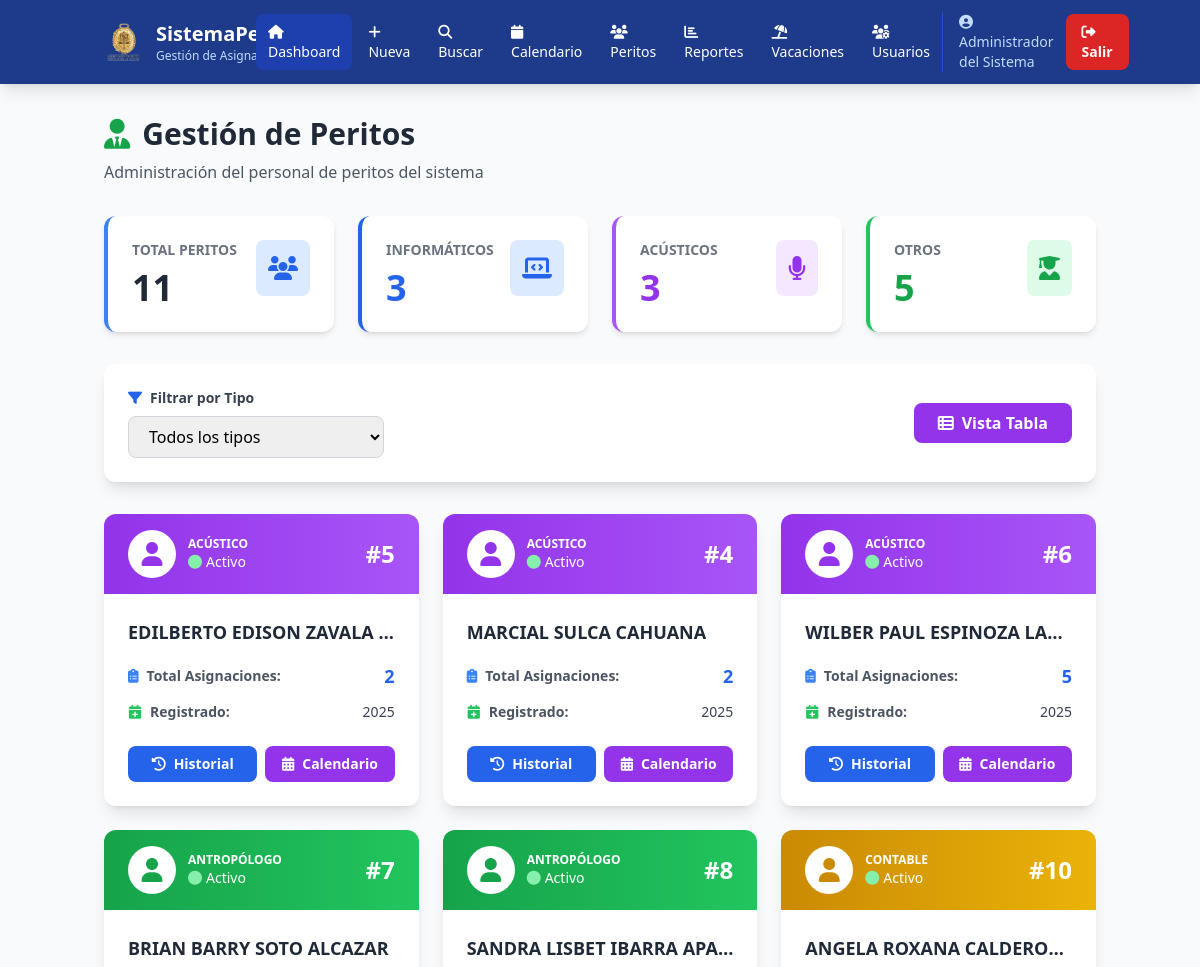
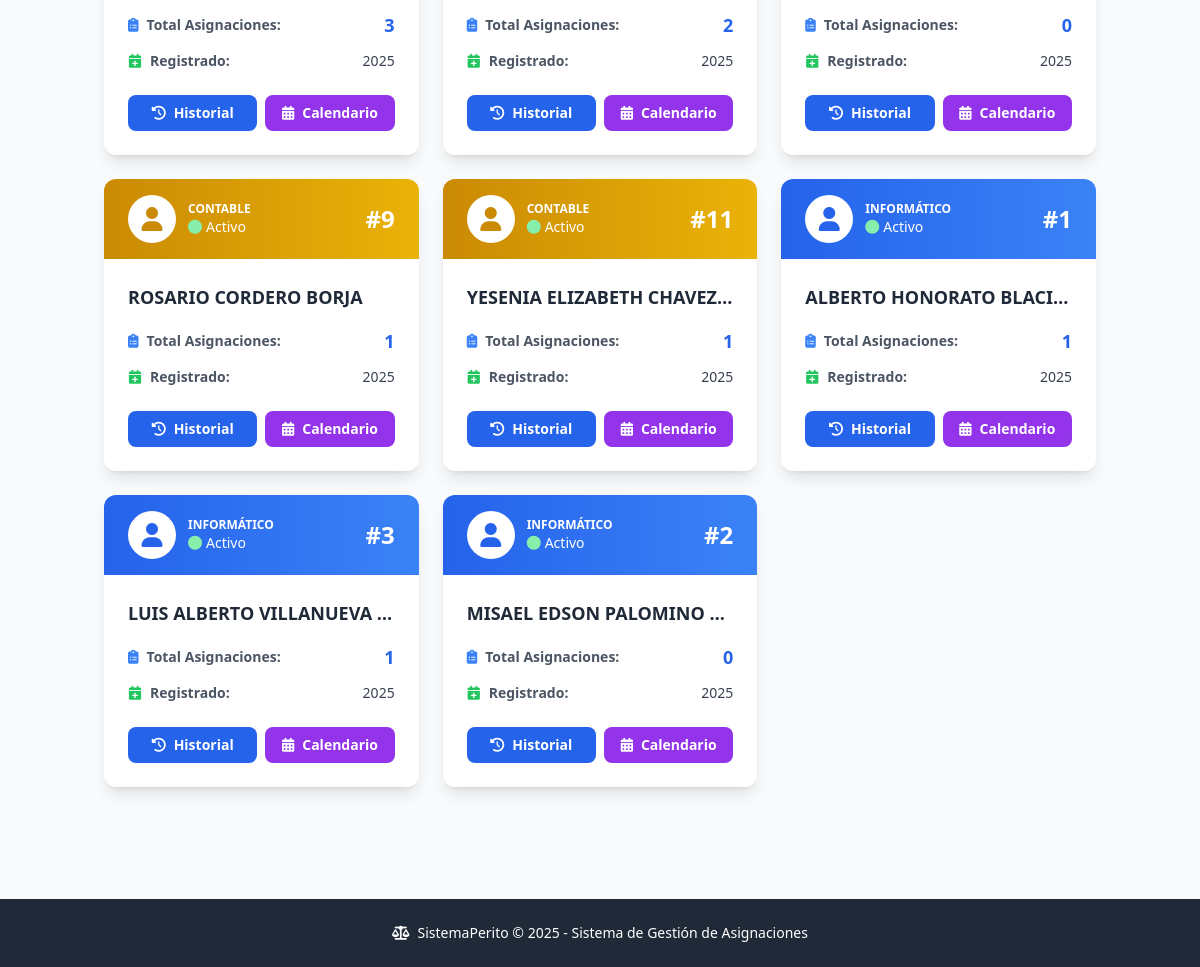
/peritos (signed in), run on the app's committed database (2 pictures, top to bottom).
### tables this page shows
CREATE TABLE peritos (
            id INTEGER PRIMARY KEY AUTOINCREMENT,
            nombre_completo TEXT NOT NULL,
            tipo TEXT NOT NULL,
            estado TEXT DEFAULT 'Activo',
            fecha_creacion TIMESTAMP DEFAULT CURRENT_TIMESTAMP
        );

### app.py (the view)
@app.route('/peritos')
@login_required  # ← AGREGAR
def peritos():
    conn = sqlite3.connect('database.db')
    cursor = conn.cursor()
    cursor.execute('SELECT * FROM peritos ORDER BY tipo, nombre_completo')
    peritos_list = []
    for row in cursor.fetchall():
        cursor.execute('SELECT COUNT(*) FROM asignaciones WHERE perito_id = ?', (row[0],))
        total_asignaciones = cursor.fetchone()[0]
        peritos_list.append({
            'id': row[0],
            'nombre': row[1],
            'tipo': row[2],
            'estado': row[3],
            'total_asignaciones': total_asignaciones
        })
    conn.close()
    return render_template('core/peritos.html', peritos=peritos_list)

### app.py (called while the page is built)
def login_required(f):
    @wraps(f)
    def decorated_function(*args, **kwargs):
        if 'usuario_id' not in session:
            return redirect(url_for('login'))
        return f(*args, **kwargs)
    return decorated_function

### templates/core/peritos.html (shortened to what this page needs)
<!DOCTYPE html>
<html lang="es">
<head>
    <script src="https://cdn.tailwindcss.com"></script>
    <link rel="stylesheet" href="https://cdnjs.cloudflare.com/ajax/libs/font-awesome/6.4.0/css/all.min.css">
</head>
<body class="bg-gray-50">
    <nav class="bg-blue-900 text-white shadow-lg">
        <div class="container mx-auto px-4">
            <div class="flex justify-between items-center py-3">
                <div class="flex items-center space-x-3">
                    <img src="{{ url_for('static', filename='imagenes/logompo.png') }}" alt="Logo" class="w-10 h-10 object-contain">
                    <div class="hidden md:block">
                        <h1 class="text-xl font-bold">SistemaPerito</h1>
                        <p class="text-xs text-blue-200">Gestión de Asignaciones</p>
                    </div>
                </div>
                <div class="flex items-center space-x-1">
                    <a href="/" class="px-3 py-2 bg-blue-800 rounded-lg hover:bg-blue-700 transition text-sm">
                        <i class="fas fa-home mr-1"></i>Dashboard
                    </a>
                    <a href="/nuevo" class="px-3 py-2 rounded-lg hover:bg-blue-800 transition text-sm">
                        <i class="fas fa-plus mr-1"></i>Nueva
                    </a>
                    <a href="/buscar" class="px-3 py-2 rounded-lg hover:bg-blue-800 transition text-sm">
                        <i class="fas fa-search mr-1"></i>Buscar
                    </a>
                    <a href="/calendario" class="px-3 py-2 rounded-lg hover:bg-blue-800 transition text-sm">
                        <i class="fas fa-calendar mr-1"></i>Calendario
                    </a>
                    <a href="/peritos" class="px-3 py-2 rounded-lg hover:bg-blue-800 transition text-sm">
                        <i class="fas fa-users mr-1"></i>Peritos
                    </a>
                    <a href="/reportes" class="px-3 py-2 rounded-lg hover:bg-blue-800 transition text-sm">
                        <i class="fas fa-chart-bar mr-1"></i>Reportes
                    </a>
                    <a href="/vacaciones" class="px-3 py-2 rounded-lg hover:bg-blue-800 transition text-sm">
                        <i class="fas fa-umbrella-beach mr-1"></i>Vacaciones
                    </a>
                    {% if session.rol == 'admin' %}
                    <a href="/usuarios" class="px-3 py-2 rounded-lg hover:bg-blue-800 transition text-sm">
                        <i class="fas fa-users-cog mr-1"></i>Usuarios
                    </a>
                    {% endif %}
                </div>
                <div class="flex items-center space-x-3 border-l border-blue-700 pl-4">
                    <span class="text-sm text-blue-200 hidden md:block">
                        <i class="fas fa-user-circle mr-1"></i>{{ session.nombre_completo or session.usuario }}
                    </span>
                    <a href="/logout" class="px-4 py-2 bg-red-600 rounded-lg hover:bg-red-700 transition text-sm font-semibold">
                        <i class="fas fa-sign-out-alt mr-1"></i>Salir
                    </a>
                </div>
            </div>
        </div>
    </nav>
    <div class="container mx-auto px-4 py-8">
        <div class="mb-8 fade-in">
            <h2 class="text-3xl font-bold text-gray-800 mb-2">
                <i class="fas fa-user-tie text-green-600 mr-3"></i>Gestión de Peritos
            </h2>
            <p class="text-gray-600">Administración del personal de peritos del sistema</p>
        </div>
        <div class="grid grid-cols-1 md:grid-cols-4 gap-6 mb-8">
            <div class="bg-white rounded-xl shadow-md p-6 border-l-4 border-blue-500 fade-in">
                <div class="flex justify-between items-start">
                    <div>
                        <p class="text-gray-500 text-sm font-semibold uppercase">Total Peritos</p>
                        <p class="text-4xl font-bold text-gray-800 mt-2" id="totalPeritos">{{ peritos|length }}</p>
                    </div>
                    <div class="bg-blue-100 p-3 rounded-lg">
                        <i class="fas fa-users text-2xl text-blue-600"></i>
                    </div>
                </div>
            </div>
            <div class="bg-white rounded-xl shadow-md p-6 border-l-4 border-blue-600 fade-in" style="animation-delay: 0.1s">
                <div class="flex justify-between items-start">
                    <div>
                        <p class="text-gray-500 text-sm font-semibold uppercase">Informáticos</p>
                        <p class="text-4xl font-bold text-blue-600 mt-2" id="totalInformaticos">0</p>
                    </div>
                    <div class="bg-blue-100 p-3 rounded-lg">
                        <i class="fas fa-laptop-code text-2xl text-blue-600"></i>
                    </div>
                </div>
            </div>
            <div class="bg-white rounded-xl shadow-md p-6 border-l-4 border-purple-500 fade-in" style="animation-delay: 0.2s">
                <div class="flex justify-between items-start">
                    <div>
                        <p class="text-gray-500 text-sm font-semibold uppercase">Acústicos</p>
                        <p class="text-4xl font-bold text-purple-600 mt-2" id="totalAcusticos">0</p>
                    </div>
                    <div class="bg-purple-100 p-3 rounded-lg">
                        <i class="fas fa-microphone text-2xl text-purple-600"></i>
                    </div>
                </div>
            </div>
            <div class="bg-white rounded-xl shadow-md p-6 border-l-4 border-green-500 fade-in" style="animation-delay: 0.3s">
                <div class="flex justify-between items-start">
                    <div>
                        <p class="text-gray-500 text-sm font-semibold uppercase">Otros</p>
                        <p class="text-4xl font-bold text-green-600 mt-2" id="totalOtros">0</p>
                    </div>
                    <div class="bg-green-100 p-3 rounded-lg">
                        <i class="fas fa-user-graduate text-2xl text-green-600"></i>
                    </div>
                </div>
            </div>
        </div>
        <div class="bg-white rounded-xl shadow-lg p-6 mb-8 fade-in">
            <div class="flex flex-col md:flex-row justify-between items-start md:items-center space-y-4 md:space-y-0">
                <div class="flex-1 w-full md:w-auto">
                    <label class="block text-sm font-semibold text-gray-700 mb-2">
                        <i class="fas fa-filter text-blue-600 mr-2"></i>Filtrar por Tipo
                    </label>
                    <select id="filtroTipo"
                            onchange="filtrarPeritos()"
                            class="w-full md:w-64 px-4 py-2 border border-gray-300 rounded-lg focus:ring-2 focus:ring-blue-500 transition">
                        <option value="">Todos los tipos</option>
                    </select>
                </div>
                <div class="flex space-x-3">
                    <button onclick="toggleVista()"
                            id="btnVista"
                            class="px-6 py-2 bg-purple-600 text-white font-semibold rounded-lg hover:bg-purple-700 transition">
                        <i class="fas fa-th-list mr-2"></i>Vista Tabla
                    </button>
                </div>
            </div>
        </div>
        <div id="vistaCards" class="grid grid-cols-1 md:grid-cols-2 lg:grid-cols-3 gap-6 mb-8">
            {% for perito in peritos %}
            <div class="perito-card bg-white rounded-xl shadow-lg overflow-hidden fade-in perito-item"
                 data-tipo="{{ perito.tipo }}"
                 style="animation-delay: {{ loop.index * 0.05 }}s">
                <div class="bg-gradient-to-r
                    {% if perito.tipo == 'Informático' %}from-blue-600 to-blue-500
                    {% elif perito.tipo == 'Acústico' %}from-purple-600 to-purple-500
                    {% elif perito.tipo == 'Antropólogo' %}from-green-600 to-green-500
                    {% else %}from-yellow-600 to-yellow-500{% endif %}
                    px-6 py-4">
                    <div class="flex items-center justify-between">
                        <div class="flex items-center space-x-3">
                            <div class="w-12 h-12 bg-white rounded-full flex items-center justify-center">
                                <i class="fas fa-user text-2xl
                                    {% if perito.tipo == 'Informático' %}text-blue-600
                                    {% elif perito.tipo == 'Acústico' %}text-purple-600
                                    {% elif perito.tipo == 'Antropólogo' %}text-green-600
                                    {% else %}text-yellow-600{% endif %}"></i>
                            </div>
                            <div>
                                <p class="text-white text-xs font-semibold uppercase">{{ perito.tipo }}</p>
                                <p class="text-white text-sm">
                                    {% if perito.estado == 'Activo' %}
                                        <i class="fas fa-circle text-green-300 mr-1"></i>Activo
                                    {% else %}
                                        <i class="fas fa-circle text-red-300 mr-1"></i>Inactivo
                                    {% endif %}
                                </p>
                            </div>
                        </div>
                        <div class="text-white text-2xl font-bold">
                            #{{ perito.id }}
                        </div>
                    </div>
                </div>
                <div class="p-6">
                    <h3 class="text-lg font-bold text-gray-800 mb-4 truncate" title="{{ perito.nombre }}">
                        {{ perito.nombre }}
                    </h3>
                    <div class="space-y-3">
                        <div class="flex justify-between items-center">
                            <span class="text-sm text-gray-600 font-semibold">
                                <i class="fas fa-clipboard-list text-blue-500 mr-2"></i>Total Asignaciones:
                            </span>
                            <span class="text-lg font-bold text-blue-600">{{ perito.total_asignaciones }}</span>
                        </div>
                        <div class="flex justify-between items-center">
                            <span class="text-sm text-gray-600 font-semibold">
                                <i class="fas fa-calendar-plus text-green-500 mr-2"></i>Registrado:
                            </span>
                            <span class="text-sm text-gray-700">{{ perito.fecha_creacion or '2025' }}</span>
                        </div>
                    </div>
                    <div class="mt-6 flex space-x-2">
                        <button onclick="verHistorial({{ perito.id }}, '{{ perito.nombre }}')"
                                class="flex-1 px-4 py-2 bg-blue-600 text-white rounded-lg hover:bg-blue-700 transition text-sm font-semibold">
                            <i class="fas fa-history mr-2"></i>Historial
                        </button>
                        <button onclick="verCalendario({{ perito.id }}, '{{ perito.nombre }}')"
                                class="flex-1 px-4 py-2 bg-purple-600 text-white rounded-lg hover:bg-purple-700 transition text-sm font-semibold">
                            <i class="fas fa-calendar-alt mr-2"></i>Calendario
                        </button>
                    </div>
                </div>
            </div>
            {% endfor %}
        </div>
    </div>
    <footer class="bg-gray-800 text-white mt-12 py-6">
        <div class="container mx-auto px-4 text-center">
            <p class="text-sm">
                <i class="fas fa-balance-scale mr-2"></i>SistemaPerito © 2025 - Sistema de Gestión de Asignaciones
            </p>
        </div>
    </footer>
</body>
</html>

### templates/core/peritos.html (style rules this page uses)
.fade-in { animation: fadeIn 0.5s ease-out; }
.perito-card { transition: all 0.3s ease; }

### data on the page
peritos: tipo "ACÚSTICO", estado "Activo" (drawn), id "5", nombre "EDILBERTO EDISON ZAVALA…", total_asignaciones "2", fecha_creacion "2025"
peritos: tipo "ACÚSTICO", estado "Activo" (drawn), id "4", nombre "MARCIAL SULCA CAHUANA", total_asignaciones "2", fecha_creacion "2025"
peritos: tipo "ACÚSTICO", estado "Activo" (drawn), id "6", nombre "WILBER PAUL ESPINOZA LA…", total_asignaciones "5", fecha_creacion "2025"
peritos: tipo "ANTROPÓLOGO", estado "Activo" (drawn), id "7", nombre "BRIAN BARRY SOTO ALCAZAR", total_asignaciones "3", fecha_creacion "2025"
peritos: tipo "ANTROPÓLOGO", estado "Activo" (drawn), id "8", nombre "SANDRA LISBET IBARRA APA…", total_asignaciones "2", fecha_creacion "2025"
peritos: tipo "CONTABLE", estado "Activo" (drawn), id "10", nombre "ANGELA ROXANA CALDERO…", total_asignaciones "0", fecha_creacion "2025"
peritos: tipo "CONTABLE", estado "Activo" (drawn), id "9", nombre "ROSARIO CORDERO BORJA", total_asignaciones "1", fecha_creacion "2025"
peritos: tipo "CONTABLE", estado "Activo" (drawn), id "11", nombre "YESENIA ELIZABETH CHAVEZ…", total_asignaciones "1", fecha_creacion "2025"
peritos: tipo "INFORMÁTICO", estado "Activo" (drawn), id "1", nombre "ALBERTO HONORATO BLACI…", total_asignaciones "1", fecha_creacion "2025"
peritos: tipo "INFORMÁTICO", estado "Activo" (drawn), id "3", nombre "LUIS ALBERTO VILLANUEVA…", total_asignaciones "1", fecha_creacion "2025"
peritos: tipo "INFORMÁTICO", estado "Activo" (drawn), id "2", nombre "MISAEL EDSON PALOMINO…", total_asignaciones "0", fecha_creacion "2025"

### other printed values
{{ session.nombre_completo or session.usuario }} "Administrador del Sistema"
{{ peritos|length }} "11"
